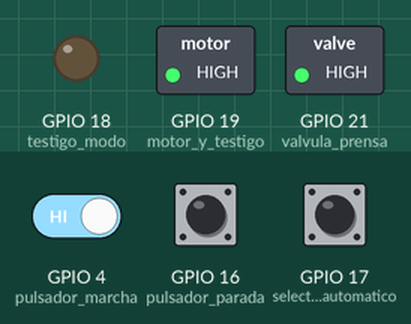
Simulated run of this sketch. Board: ESP32. Shown: switched loads named in the sketch (green lamp = pin HIGH), output pins drawn as LEDs (lit = HIGH). The inputs (shaded band) are chosen by the test bench; at power-on: GPIO 17 (selectora_automatico) LOW, GPIO 4 (pulsador_marcha) HIGH, GPIO 16 (pulsador_parada) LOW. What the sketch prints to the serial monitor is not drawn.

Above: at 1.2 s.
1.3 s: GPIO 17 (selectora_automatico) pulled HIGH for 0.15 s
At 1.37 s:
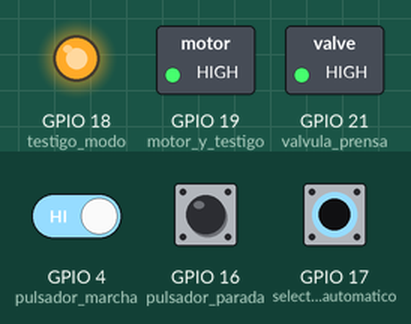
6.9 s: GPIO 17 (selectora_automatico) pulled HIGH for 3.2 s
At 10.6 s:
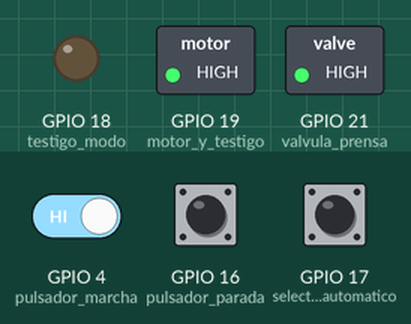
20.2 s: GPIO 4 (pulsador_marcha) driven LOW and GPIO 17 (selectora_automatico) driven HIGH
At 21.3 s:
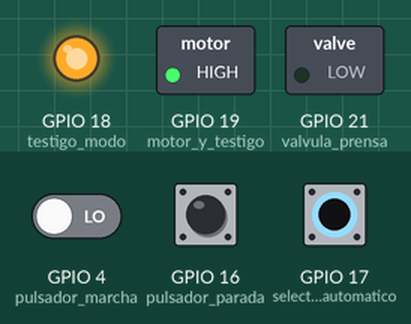
Timing chart, 0 to 25.9 s (numbered marks = the images above; inputs shaded):
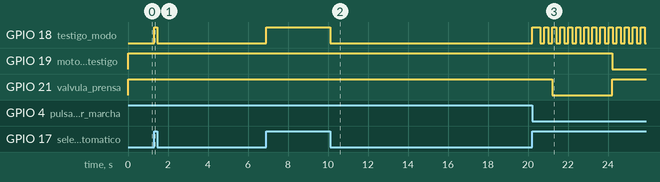

Measured:
- after the input at 1.3 s, GPIO 18 (testigo_modo): LOW → HIGH at once, → LOW 0.15 s later
- after the input at 6.9 s, GPIO 18 (testigo_modo): LOW → HIGH at once, → LOW 3.2 s later
- after the input at 20.2 s, GPIO 18 (testigo_modo): LOW → HIGH at once, then repeats every 0.40 s: LOW 0.20 s, HIGH 0.20 s; GPIO 19 (motor_y_testigo): HIGH → LOW after 4.0 s; GPIO 21 (valvula_prensa): HIGH → LOW after 1.0 s, → HIGH 3.0 s later

The sketch:

test_arduino_nano.ino
```cpp
// --- DEFINICIONES DE PINES ---

// Entradas Pulsadores
const int pulsador_marcha = 4;
const int pulsador_parada = 16;

// Entradas Llaves selectoras
const int selectora_automatico = 17;

// Entradas Potenciómetros
const int pot_prensa = 34;
const int pot_motor = 35;

// Salidas Testigos
const int testigo_modo = 18;

// Salidas Potencia
const int valvula_prensa = 21;
const int motor_y_testigo = 19; // <-- Pin 19 unificado para motor y luz de marcha

// --- VARIABLES MÁQUINA DE ESTADOS ---
int pasoActual = 0; // 0=Reposo, 1=Espera, 2=Prensa, 3=Motor
unsigned long tiempoAnterior = 0;
volatile bool parada = true;
bool modoAutomatico = false;
unsigned long tiempoParpadeo = 0;
bool estadoModo = false;

// Variables para los tiempos
unsigned long tiempo_espera =  1000; // 5 segundos fijos
unsigned long tiempo_prensa = 1000;
unsigned long tiempo_motor = 1000;

void setup() {
  Serial.begin(115200);

  // Configuración de Entradas
  pinMode(pulsador_marcha, INPUT);
  pinMode(pulsador_parada, INPUT);
  pinMode(selectora_automatico, INPUT);
  pinMode(pot_prensa, INPUT);
  pinMode(pot_motor, INPUT);

  // Configuración de Salidas
  pinMode(testigo_modo, OUTPUT);
  pinMode(valvula_prensa, OUTPUT);
  pinMode(motor_y_testigo, OUTPUT);

  // Iniciar apagado
  digitalWrite(testigo_modo, HIGH);
  digitalWrite(valvula_prensa, HIGH);
  digitalWrite(motor_y_testigo, HIGH);
}

void loop() {
  Serial.print("Marcha:");
  Serial.print(digitalRead(pulsador_marcha));
  Serial.print(",");
  Serial.print("Parada:");
  Serial.print(digitalRead(pulsador_parada));
  Serial.print(",");
  Serial.print("Selectora:");
  Serial.print(digitalRead(selectora_automatico));
  Serial.print(",");
  Serial.print(",");
  Serial.print("Paso:");
  Serial.println(pasoActual);

  unsigned long tiempoActual = millis();

  // --- 2. LECTURA DE MODO AUTOMÁTICO ---
  if (digitalRead(selectora_automatico) != modoAutomatico) {
    parada = true;
    pasoActual = 0;
    digitalWrite(valvula_prensa, HIGH);
    digitalWrite(motor_y_testigo, HIGH);
    modoAutomatico = digitalRead(selectora_automatico);
    digitalWrite(testigo_modo, modoAutomatico ? LOW : HIGH);
  }

  if (pasoActual != 0 && modoAutomatico) {
    if (tiempoActual - tiempoParpadeo >= 200) {
      tiempoParpadeo = tiempoActual;
      estadoModo = !estadoModo;
      analogWrite(testigo_modo, estadoModo ? 255: 0);
    }
  }
  else {
    analogWrite(testigo_modo, modoAutomatico ? 255 : 0);
  }

  // --- 3. LECTURA DE PARADA NORMAL ---
  if (digitalRead(pulsador_parada) == HIGH) {
    parada = true;
    delay(200);
  }

  // --- 4. MÁQUINA DE ESTADOS ---

  // ESTADO 0: Reposo
  if (pasoActual == 0) {
    if ((digitalRead(pulsador_marcha) == LOW && modoAutomatico) || (parada == false && modoAutomatico)) {
      parada = false;
      tiempo_prensa = map(analogRead(pot_prensa), 0, 4095, 1000, 5000);
      tiempo_motor = map(analogRead(pot_motor), 0, 4095, 1000, 5000);

      pasoActual = 1;
      tiempoAnterior = tiempoActual;
      delay(200);
    }
  }

  // ESTADO 1: Tiempo de Carga/Espera
  else if (pasoActual == 1) {
    if (tiempoActual - tiempoAnterior >= tiempo_espera) {
      digitalWrite(valvula_prensa, LOW);

      pasoActual = 2;
      tiempoAnterior = tiempoActual;
    }
  }

  // ESTADO 2: Avance de Prensa
  else if (pasoActual == 2) {
    if (tiempoActual - tiempoAnterior >= tiempo_prensa) {
      digitalWrite(valvula_prensa, HIGH);
      digitalWrite(motor_y_testigo, LOW); // Encendemos el motor y la luz al mismo tiempo

      pasoActual = 3;
      tiempoAnterior = tiempoActual;
    }
  }

  // ESTADO 3: Avance del Motor
  else if (pasoActual == 3) {
    if (tiempoActual - tiempoAnterior >= tiempo_motor) {
      digitalWrite(motor_y_testigo, HIGH); // Apagamos el motor y la luz

      pasoActual = 0;
    }
  }
}
```
